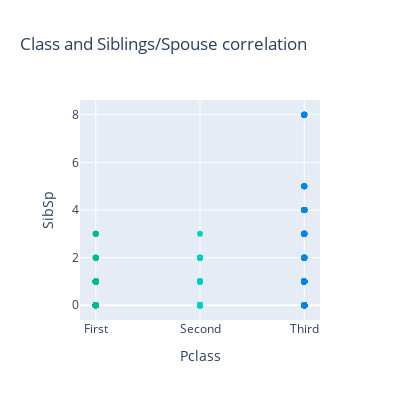

Notebook cell for this chart:
### Markdown cell above
* **Pclass - SibSp** > *Correlation*: 0.83

### Code cell
color_mapping = {1: '#00b894', 2: '#00cec9', 3: '#0984e3'}

fig = px.scatter(df2, x='Pclass', y='SibSp', title='Class and Siblings/Spouse correlation')

fig.update_traces(marker=dict(color=df2['Pclass'].map(color_mapping)))

fig.update_xaxes(tickvals=[1, 2, 3], ticktext=['First', 'Second', 'Third'])

fig.update_layout(
    height=400,
    width=400,
)


fig.show()

### Figure 1 — Plotly figure (JSON) as saved in the notebook; plotly's stock layout.template omitted (floating-point values rounded to 4 significant figures; data arrays with more than 128 entries replaced by an {"elided": "..."} marker saying what was removed)
{"data": [{"hovertemplate": "Pclass=%{x}<br>SibSp=%{y}<extra></extra>", "legendgroup": "", "marker": {"color": {"elided": "891 str values"}, "symbol": "circle"}, "mode": "markers", "name": "", "orientation": "v", "showlegend": false, "type": "scatter", "x": {"elided": "891 int values"}, "xaxis": "x", "y": {"elided": "891 int values"}, "yaxis": "y"}], "layout": {"height": 400, "legend": {"tracegroupgap": 0}, "title": {"text": "Class and Siblings/Spouse correlation"}, "width": 400, "xaxis": {"anchor": "y", "domain": [0, 1], "ticktext": ["First", "Second", "Third"], "tickvals": [1, 2, 3], "title": {"text": "Pclass"}}, "yaxis": {"anchor": "x", "domain": [0, 1], "title": {"text": "SibSp"}}}}
